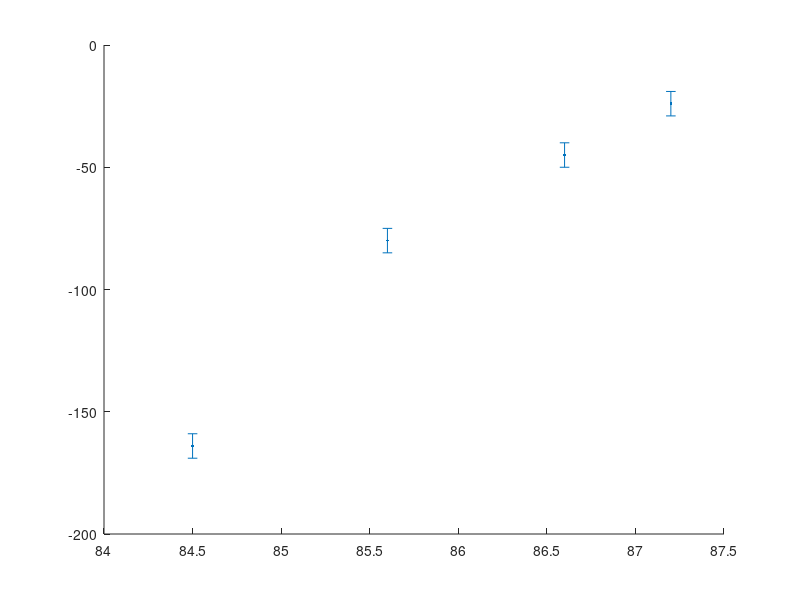

Source code (MATLAB): (Note: this script raises an error after producing the figure.)
xvals = [85.6,86.6,84.5,87.2];
yvals = -1*[80,45,164,24];
yError = [5,5,5,5];


figure(881),clf;
errorbar(xvals,yvals,yError,'.','MarkerSize',22,'LineWidth',1.5,'CapSize',0)

aBF = @(aBG,deltaB,resB,Bfields) aBG*aBohr*(1+deltaB./(Bfields-resB));
eBinding = @(aBG,deltaB,resB,aBar,Bfields) -1*hbar^2./(2*mReduced*(aBF(aBG,deltaB,resB,Bfields)-aBar*aBohr).^2)/PlanckConst/1000;

hold on
Bfields = 80:0.01:95;
ResPos = 89.1;
ResDelta = 8.8;
test = eBinding(-710,ResDelta,ResPos,52,Bfields);
plot(Bfields,test,'--','LineWidth',2);
hold off
xlim([80,95])
ylim([-300,0])
% 
fitfun = @(p,x) eBinding(-710,p(1),p(2),52,x);
pGuess  = [10,89];
lb      = [0,0];
ub      = [inf,inf];
weighted_deviations = @(p) (fitfun(p,xvals)-yvals)./yError;
optio = optimoptions(@lsqnonlin,'Algorithm','trust-region-reflective','Display','off','MaxFunctionEvaluations',100);
[paramFit,~,resid,~,~,~,J]=lsqnonlin(weighted_deviations,pGuess,lb,ub,optio);
try
    ciFit = nlparci(paramFit,resid,'jacobian',J);
catch
    ciFit = [NaN;NaN];
end


hold on
test = eBinding(-710,paramFit(1),paramFit(2),52,Bfields);
plot(Bfields,test,'LineWidth',2);
hold off

xlabel('Magnetic field (Gauss)')
ylabel('Binding energy (kHz)')
set(gca, 'FontName', 'Arial')
set(gca,'FontSize', 12);

legend('measured',['Old FB res = ' num2str(ResPos,4) 'G; deltaB = ' num2str(ResDelta,3) 'G'],['Fitted FB res = ' num2str(paramFit(2),4) 'G; deltaB = ' num2str(paramFit(1),3) 'G'],'location','best')
